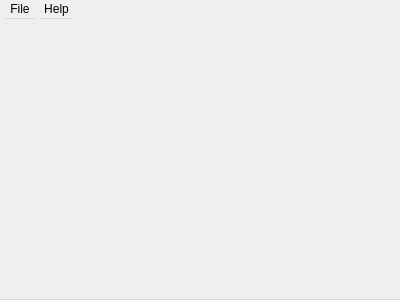
<?xml version="1.0" encoding="UTF-8"?>
<ui version="4.0">
 <class>Widgets::MenuBar</class>
 <widget class="QMenuBar" name="Widgets::MenuBar">
  <property name="geometry">
   <rect>
    <x>0</x>
    <y>0</y>
    <width>400</width>
    <height>300</height>
   </rect>
  </property>
  <property name="windowTitle">
   <string>MenuBar</string>
  </property>
  <widget class="QMenu" name="menuFile">
   <property name="title">
    <string>File</string>
   </property>
   <addaction name="actionOpen"/>
   <addaction name="actionClose"/>
   <addaction name="separator"/>
   <addaction name="actionPreferences"/>
   <addaction name="actionExit"/>
  </widget>
  <widget class="QMenu" name="menuHelp">
   <property name="title">
    <string>Help</string>
   </property>
   <addaction name="actionReport_an_issue"/>
   <addaction name="actionAbout"/>
  </widget>
  <action name="actionOpen">
   <property name="text">
    <string>Open...</string>
   </property>
  </action>
  <action name="actionClose">
   <property name="text">
    <string>Close file</string>
   </property>
  </action>
  <action name="actionExit">
   <property name="text">
    <string>Exit</string>
   </property>
  </action>
  <action name="actionReport_an_issue">
   <property name="text">
    <string>Report an issue</string>
   </property>
  </action>
  <action name="actionAbout">
   <property name="text">
    <string>About</string>
   </property>
  </action>
  <action name="actionPreferences">
   <property name="text">
    <string>Preferences</string>
   </property>
  </action>
  <addaction name="menuFile"/>
  <addaction name="menuHelp"/>
 </widget>
 <resources/>
 <connections/>
</ui>
